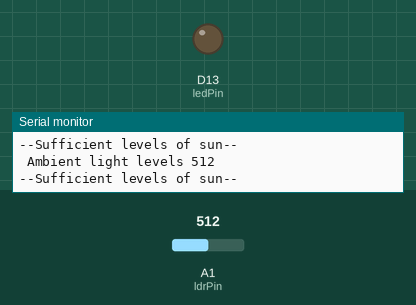
Simulated run of this sketch. Board: Arduino MKR. Parts: output pins drawn as LEDs (lit = HIGH), the last lines printed to the serial monitor. Inputs (shaded band) come from the test bench; at power-on: A1 (ldrPin) = 512.

Above: at 1.3 s.
1.4 s: A1 (ldrPin) set to 112
2.9 s: A1 (ldrPin) set to 95
At 3.7 s:
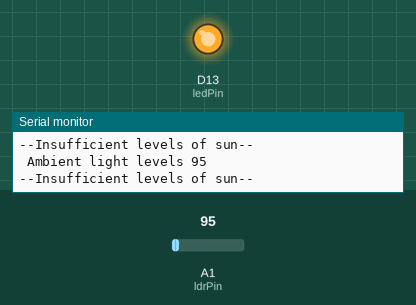
4.5 s: A1 (ldrPin) set to 122
At 4.9 s:
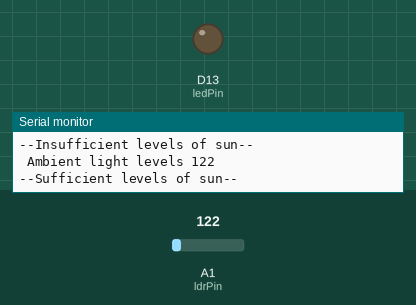
6.0 s: A1 (ldrPin) set to 90
At 7.3 s:
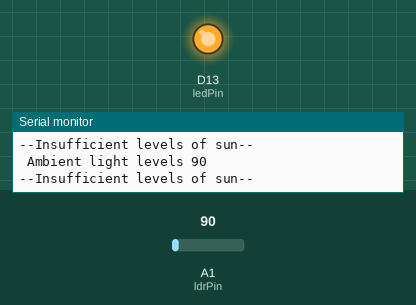
Timing chart, 0 to 8.5 s (numbered marks = the images above; inputs shaded):
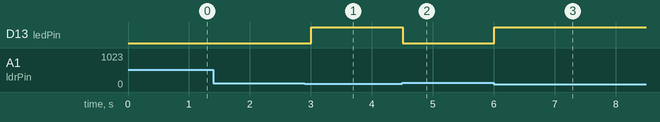

Measured:
- the behaviour switches between 101 and 100 on A1 (ldrPin) (found by bisection; images 0 and 1)
- after the input at 2.9 s, D13 (ledPin): LOW → HIGH after 0.10 s
- after the input at 4.5 s, D13 (ledPin): HIGH → LOW at once
- after the input at 6.0 s, D13 (ledPin): LOW → HIGH at once

The sketch:

LightSensor.ino
```cpp
const int ldrPin = A1;       // LDR
const int ledPin = 13;       // LED

int lightValue = 0;
const int threshold = 100;

void setup() {
  Serial.begin(9600);
  pinMode(ledPin, OUTPUT);

  Serial.println("Sun Monitor Online");
}

void loop() {
  lightValue = analogRead(ldrPin);

  Serial.print(" Ambient light levels ");
  Serial.println(lightValue);

  if (lightValue > threshold) {
    digitalWrite(ledPin, LOW);  //led off
    Serial.println("--Sufficient levels of sun--");
  } else {
    digitalWrite(ledPin, HIGH); //led on
    Serial.println("--Insufficient levels of sun--");
  }

  delay(500);
}
```
